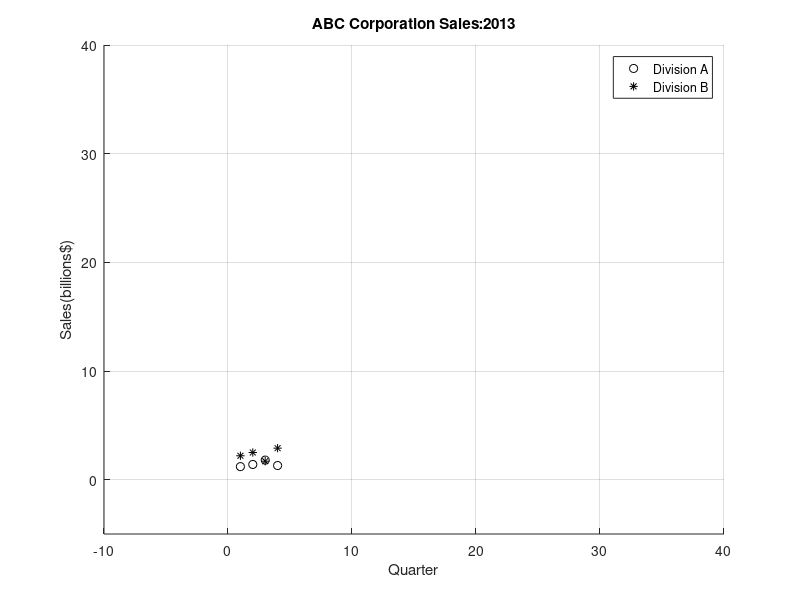

The MATLAB script that drew this image: (Note: this script raises an error after producing the figure.)
% CS 5810  -- Programming for data analysis 
%
%  Assignment 1 | Prof. Alberto Paccanaro
%
% 
% Insert BELOW your code for exercises 1, 5, 6
% The templates for functions for exercises 2, 3 and 4 are provided in separate files.
%


%% ================== Exercise 1 ==================


% Plotting the sales of two seperate divisions of the ABC Corporation.
load salesfigs.dat
divA = salesfigs(1,:);
divB = salesfigs(2,:);
x = 1:4;
hold on
plot(x,divA, 'ko')
plot(x,divB, 'k*')
legend('Division A','Division B')
xlabel("Quarter")
ylabel("Sales(billions$)")
title("ABC Corporation Sales:2013")



%% ================== Exercise 5 ==================


% Plotting unifrom distributed points and normal distributred points.
xlim([-10 40])
ylim([-5 40])
hold on
grid on
umax = 35;
umin = 20;
uni = (umax-umin).*rand(2,1000) + umin;
plot(sqr(1,:),sqr(2,:), 'r*')
nmaxx = 3;
nmaxy = 5;
xnorm = randn(1,1000) + nmaxx;
ynorm = randn(1,1000) + nmaxy;
plot(xnorm,ynorm, 'b*')

%% ================== Exercise 6 ==================


% A plot of randomly distributed points, where the points that are positive
% in all 3 dimensions are norlamized to have unit length.
d1 = randn(1,10000);
d2 = randn(1,10000);
d3 = randn(1,10000);
matrix = [d1;d2;d3];
logid1 = d1 > 0;
logid2 = d2 > 0;
logid3 = d3 > 0;
sumlogi = logid1 + logid2 + logid3;
ind = sumlogi==3;
matind = [ind;ind;ind];
matrix = matrix(matind);
points = numel(matrix)/3;
matrix = reshape(matrix,3,points);
matrix = normalize(matrix,'norm');
scatter3(matrix(1,:),matrix(2,:),matrix(3,:), 'r*')




